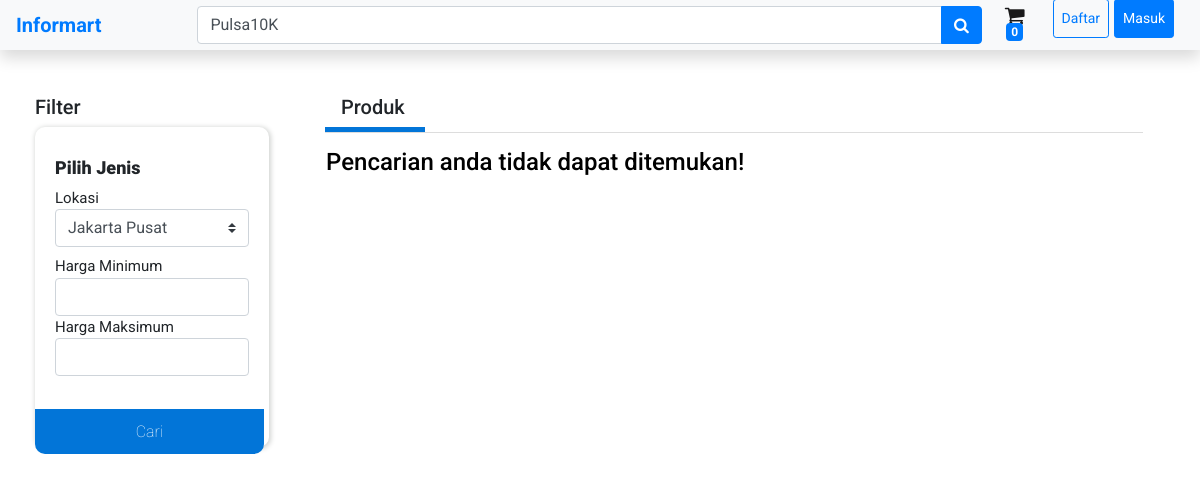
/katalog.php?cari=Pulsa10K, run on an earlier commit of the app's database.
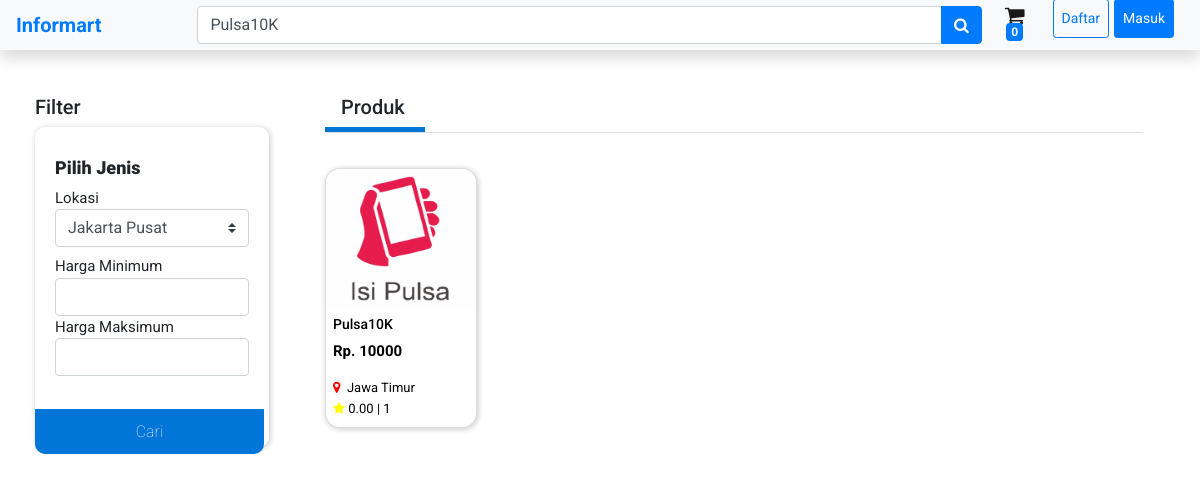
And on a later commit of the database.
### tables this page shows
CREATE TABLE `product` (
  `kodeProduk` int(11) NOT NULL,
  `namaProduk` varchar(255) NOT NULL,
  `berat` varchar(255) NOT NULL,
  `kategori` varchar(255) NOT NULL,
  `deskripsi` varchar(255) NOT NULL,
  `gambar` varchar(255) NOT NULL,
  `kodeUser` int(11) NOT NULL,
  `harga` int(11) NOT NULL,
  `rating` decimal(11,2) NOT NULL,
  `terjual` int(11) NOT NULL
);

CREATE TABLE `provinsi` (
  `idProvinsi` int(11) NOT NULL,
  `namaProvinsi` varchar(255) NOT NULL
);

### katalog.php (the view, shortened to what this page needs)
<?php
include 'config.php';
if(isset($_GET['cari'])){
    $cari = $_GET['cari'];
    $sql = "SELECT product.*, provinsi.namaProvinsi AS lokasi FROM product INNER JOIN user USING(kodeUser) INNER JOIN provinsi USING(idProvinsi) WHERE namaProduk LIKE '%".$cari."%'";
    $product = mysqli_query($conn, $sql);
}
?>
<html>
<head>
	<link rel="stylesheet" href="https://cdn.jsdelivr.net/npm/bootstrap@4.6.1/dist/css/bootstrap.min.css">
    <link rel="stylesheet" href="https://cdnjs.cloudflare.com/ajax/libs/font-awesome/4.7.0/css/font-awesome.min.css">
</head>
<body>
    <?php include "nav.php"; ?>
    <div class="row justify-content-center">
        <div class="col-3">
            <h5>Filter</h5>
            <div class="frame">
                <h6 id="jenis" style="font-weight: 900;">Pilih Jenis</h6>
                <label for="">Lokasi</label>
                <form action="">
                <select class="custom-select mb-2">
                    <option value="1" selected>Jakarta Pusat</option>
                </select>
                <label for="">Harga Minimum</label>
                <input type="number" class="form-control">
                <label for="">Harga Maksimum</label>
                <input type="number" class="form-control">
                <button type="submit">Cari</button>
                </form>
            </div>
        </div>
        <div class="col-9">
            <div class="tabs">
                <div class="tab-header">
                        <h5 class="ml-3">Produk</h5>
                </div>
                <div class="tab-indicator"></div>
                    <div class="tab-body">
                        <div class="active">
                            <div class="card-deck">
                            <?php
                                if(mysqli_num_rows($product) > 0){
                                foreach($product as $row):?>
                            <a href="item.php?product=<?= $row["kodeProduk"];?>">
                                <div class="card">
                                    <img class="card-img-top" src="assets/<?= $row["gambar"]?>" alt="Card image cap">
                                    <div class="card-body">
                                    <h5 class="card-title"><?= $row["namaProduk"]?></h5>
                                    <p class="card-text price-text">Rp. <?= $row["harga"]?></p>
                                    <p class="card-location"><i class="fa fa-map-marker" aria-hidden="true" style="color: red;"></i> &nbsp;<?= $row["lokasi"]?></p>
                                    <p class="card-rating"><i class="fa fa-star" aria-hidden="true" style="color: yellow;"></i> <?= $row["rating"]?> | <?= $row["terjual"]?></p>
                                    </div>
                                </div>
                            </a>
                            <?php
                            endforeach ;
                                }
                                else{ ?>
                                    <h4 class="ml-3">Pencarian anda tidak dapat ditemukan!</h4 class="ml-3">
                                <?php }
                            ?>
		                    </div>
                        </div>
                    </div>
                </div>
            </div>
        </div>
</body>
</html>

What changed in the data, as far as the page shows it:
added product: gambar (picture), namaProduk "Pulsa10K", harga "10000", provinsi.namaProvinsi "Jawa Timur", rating "0.00", terjual "1"
Also different on the page:
text no longer shown: "Pencarian anda tidak dapat ditemukan!"
